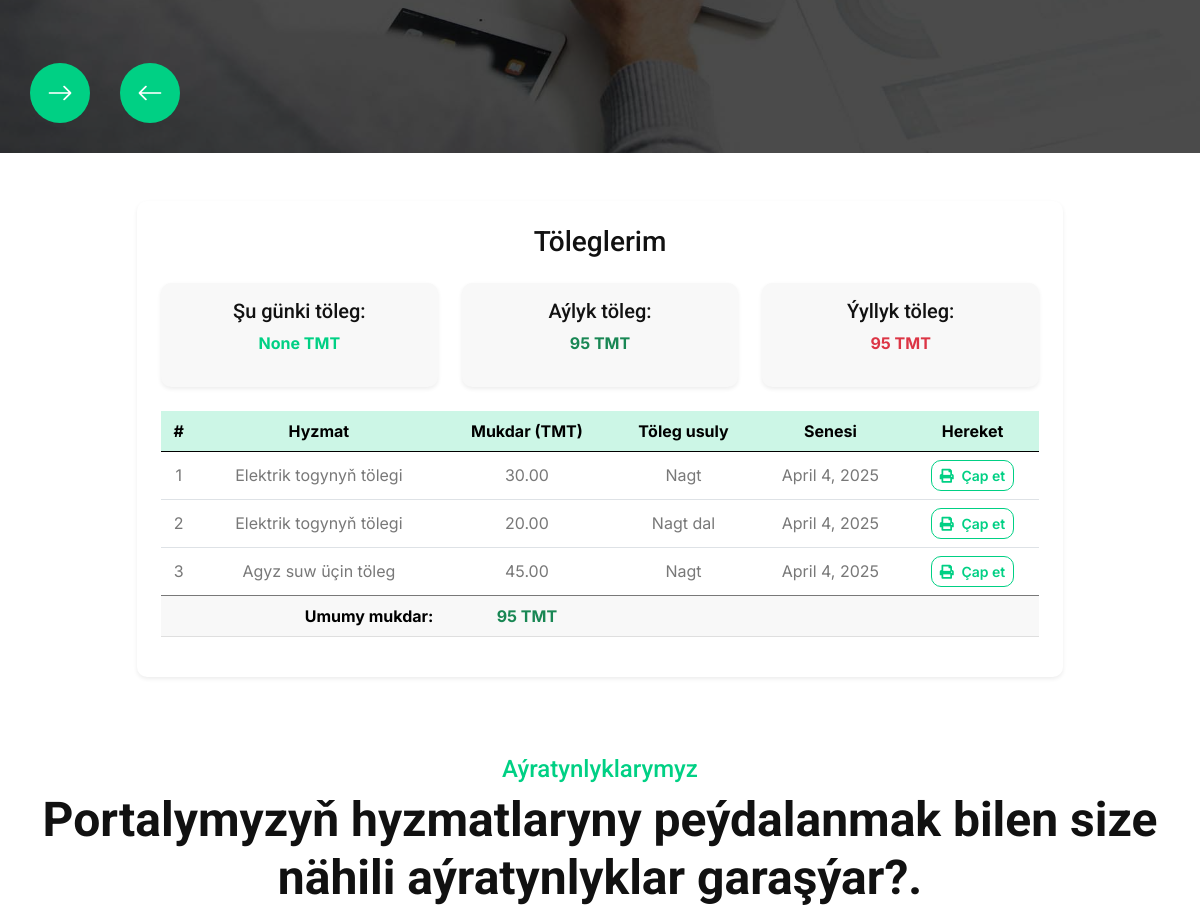
The app's page /toleglerim/ (signed in, middle part), older data.
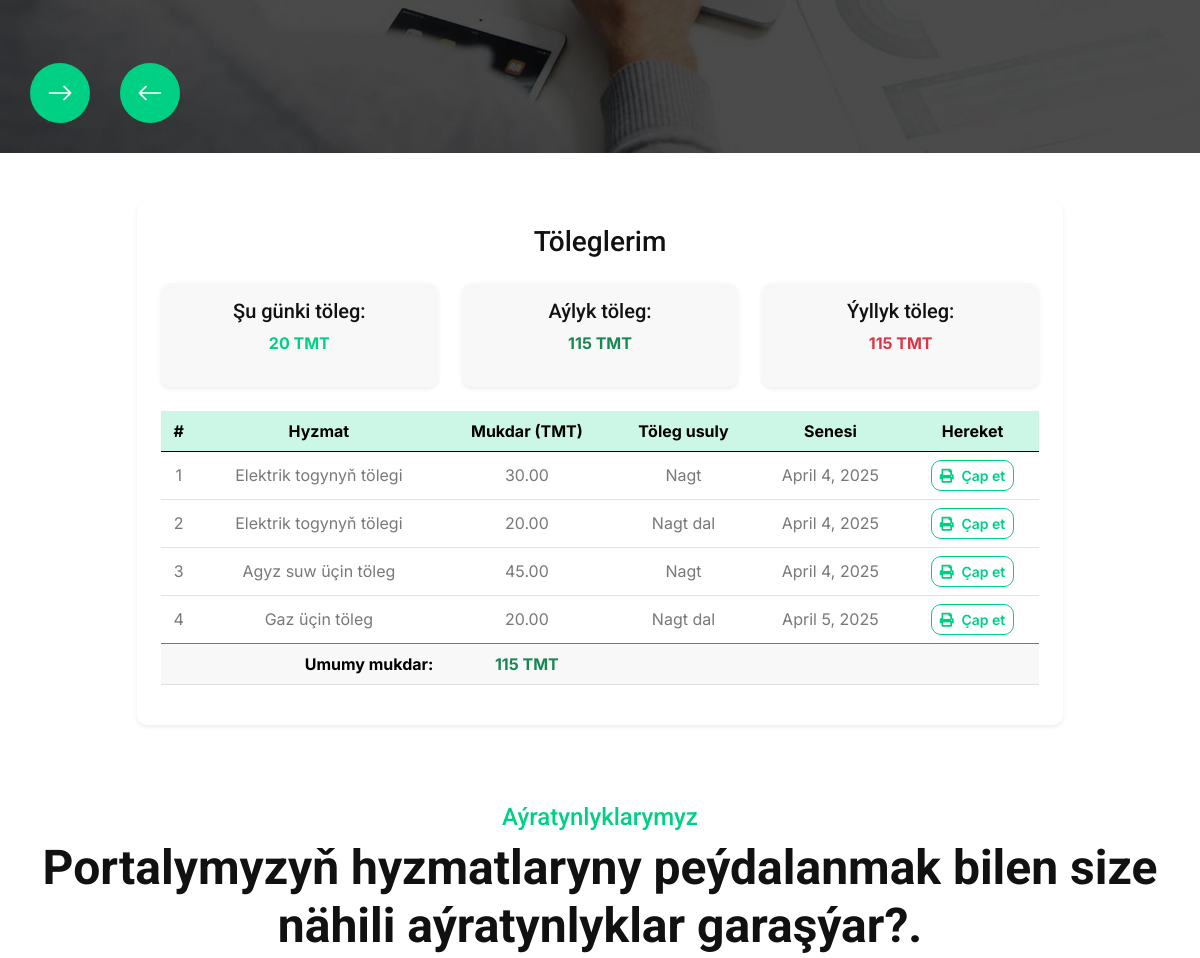
The same page, newer data.
### tolegler/models.py (models this page shows, shortened)
class Toleg(models.Model):
    TOLEG_USULY = [
        ('nagt', 'Nagt'),
        ('nagt dal', 'Nagt Däl'),
    ]
    ulanyjy = models.ForeignKey(User, on_delete=models.CASCADE)
    hyzmat = models.ForeignKey(Hyzmat, on_delete=models.CASCADE)
    mukdar = models.DecimalField(max_digits=10, decimal_places=2)
    senesi = models.DateField(auto_now_add=True)
    toleg_usuly = models.CharField(max_length=20, choices=TOLEG_USULY)
    class Meta:
        verbose_name_plural="Tölegler"

class Hyzmat(models.Model):
    ady = models.CharField(max_length=50, unique=True)
    hyzmat_barada=models.TextField(null=True, blank=True)
    suraty=models.ImageField(upload_to='media/images/',blank=True,null=True)
    class Meta:
        verbose_name_plural="Hyzmatlar"

### tolegler/views.py (the view)
# urls.py: path('', include('tolegler.urls')),
def tolegler(request):
    now = datetime.now
    tolegler = Toleg.objects.filter(ulanyjy=request.user)
    habarlar=Habarlar.objects.all()
    bugun = now().date()
    aylik_baslangyc = now().replace(day=1).date()
    yyl_baslangyc = now().replace(month=1, day=1).date()
    bugunki_jemi = tolegler.filter(senesi=bugun).aggregate(Sum('mukdar'))['mukdar__sum']
    aylik_jemi = tolegler.filter(senesi__gte=aylik_baslangyc).aggregate(Sum('mukdar'))['mukdar__sum']
    yyllyk_jemi = tolegler.filter(senesi__gte=yyl_baslangyc).aggregate(Sum('mukdar'))['mukdar__sum']
    umumy_mukdar = tolegler.aggregate(Sum('mukdar'))['mukdar__sum']
    return render(request, 'tolegler/toleglerim.html', {
        'tolegler': tolegler,
        'bugunki_jemi': bugunki_jemi,
        'aylik_jemi': aylik_jemi,
        'yyllyk_jemi': yyllyk_jemi,
        'umumy_mukdar': umumy_mukdar,
        'habarlar': habarlar
    })

### tolegler/templates/tolegler/toleglerim.html
{% extends "tolegler/index.html" %}
{% load static %}
{% block tolegler %}
<div class="container py-5">
    <div class="row justify-content-center">
        <div class="col-lg-10">
            <div class="card shadow-sm border-0">
                <div class="card-body p-4">
                    <h3 class="text-center mb-4">Töleglerim</h3>
                    <div class="row text-center mb-4">
                        <div class="col-md-4">
                            <div class="p-3 bg-light rounded shadow-sm">
                                <h5>Şu günki töleg:</h5>
                                <p class="fw-bold text-primary">{{ bugunki_jemi }} TMT</p>
                            </div>
                        </div>
                        <div class="col-md-4">
                            <div class="p-3 bg-light rounded shadow-sm">
                                <h5>Aýlyk töleg:</h5>
                                <p class="fw-bold text-success">{{ aylik_jemi }} TMT</p>
                            </div>
                        </div>
                        <div class="col-md-4">
                            <div class="p-3 bg-light rounded shadow-sm">
                                <h5>Ýyllyk töleg:</h5>
                                <p class="fw-bold text-danger">{{ yyllyk_jemi }} TMT</p>
                            </div>
                        </div>
                    </div>
                    {% if tolegler %}
                        <div class="table-responsive">
                            <table class="table table-hover align-middle text-center">
                                <thead class="table-primary">
                                    <tr>
                                        <th>#</th>
                                        <th>Hyzmat</th>
                                        <th>Mukdar (TMT)</th>
                                        <th>Töleg usuly</th>
                                        <th>Senesi</th>
                                        <th>Hereket</th>
                                    </tr>
                                </thead>
                                <tbody>
                                    {% for toleg in tolegler %}
                                        <tr>
                                            <td>{{ forloop.counter }}</td>
                                            <td>{{ toleg.hyzmat.ady }}</td>
                                            <td>{{ toleg.mukdar }}</td>
                                            <td>{{ toleg.toleg_usuly|capfirst }}</td>
                                            <td>{{ toleg.senesi }}</td>
                                            <td>
                                                <a href="#" class="btn btn-sm btn-outline-primary">
                                                    <i class="fas fa-print me-1"></i> Çap et
                                                </a>
                                            </td>
                                        </tr>
                                    {% endfor %}
                                </tbody>
                                <tfoot>
                                    <tr class="table-light">
                                        <td colspan="2" class="text-end fw-bold">Umumy mukdar:</td>
                                        <td class="fw-bold text-success">{{ umumy_mukdar }} TMT</td>
                                        <td colspan="3"></td>
                                    </tr>
                                </tfoot>
                            </table>
                        </div>
                    {% else %}
                        <p class="text-center text-muted">Hiç hili töleg geçirilmedi.</p>
                    {% endif %}
                </div>
            </div>
        </div>
    </div>
</div>
{% endblock %}

Row changes from the older to the newer data that the page shows:
added Toleg: hyzmat.ady "Gaz üçin töleg", mukdar "20.00", toleg_usuly "Nagt dal", senesi "April 5, 2025"
Text that changed along with them:
{{ bugunki_jemi }}: "None" → "20"
{{ aylik_jemi }}: "95" → "115"
{{ yyllyk_jemi }}: "95" → "115"
{{ umumy_mukdar }}: "95" → "115"
